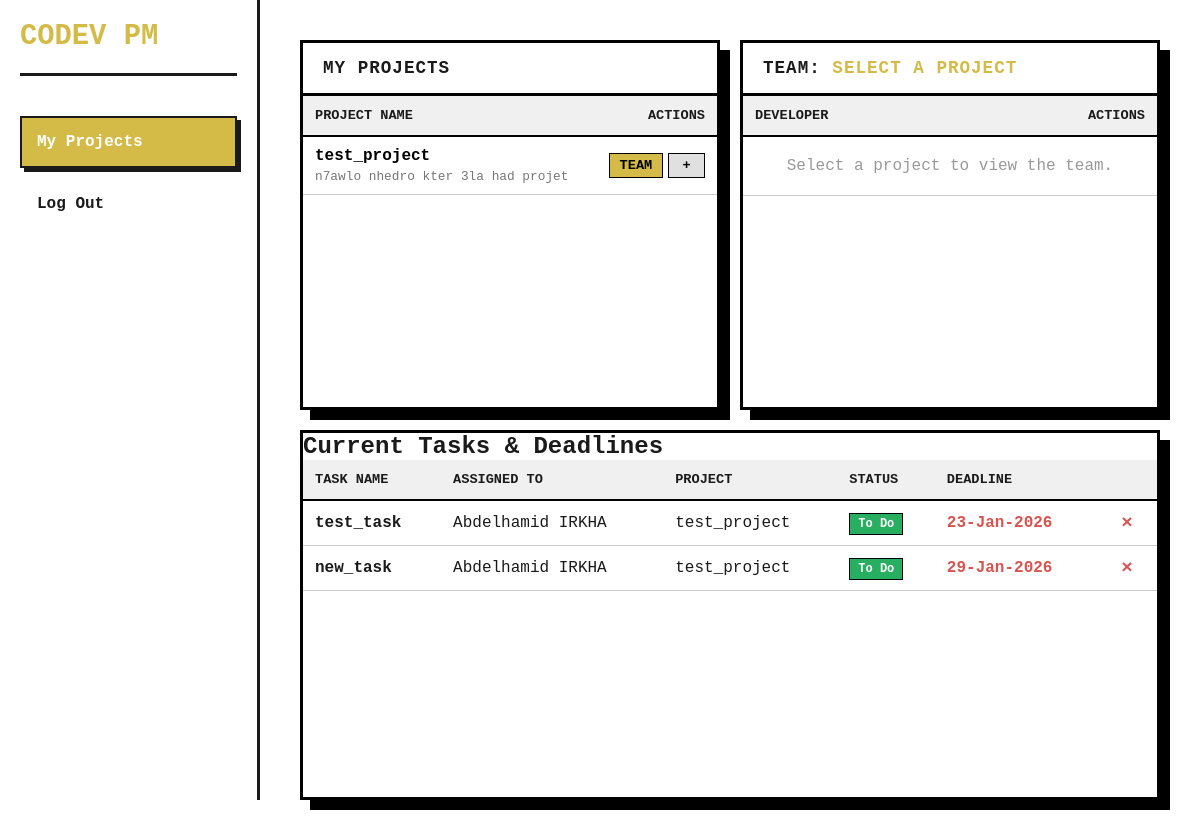
The app's page /pm_dash.php (signed in), older data.
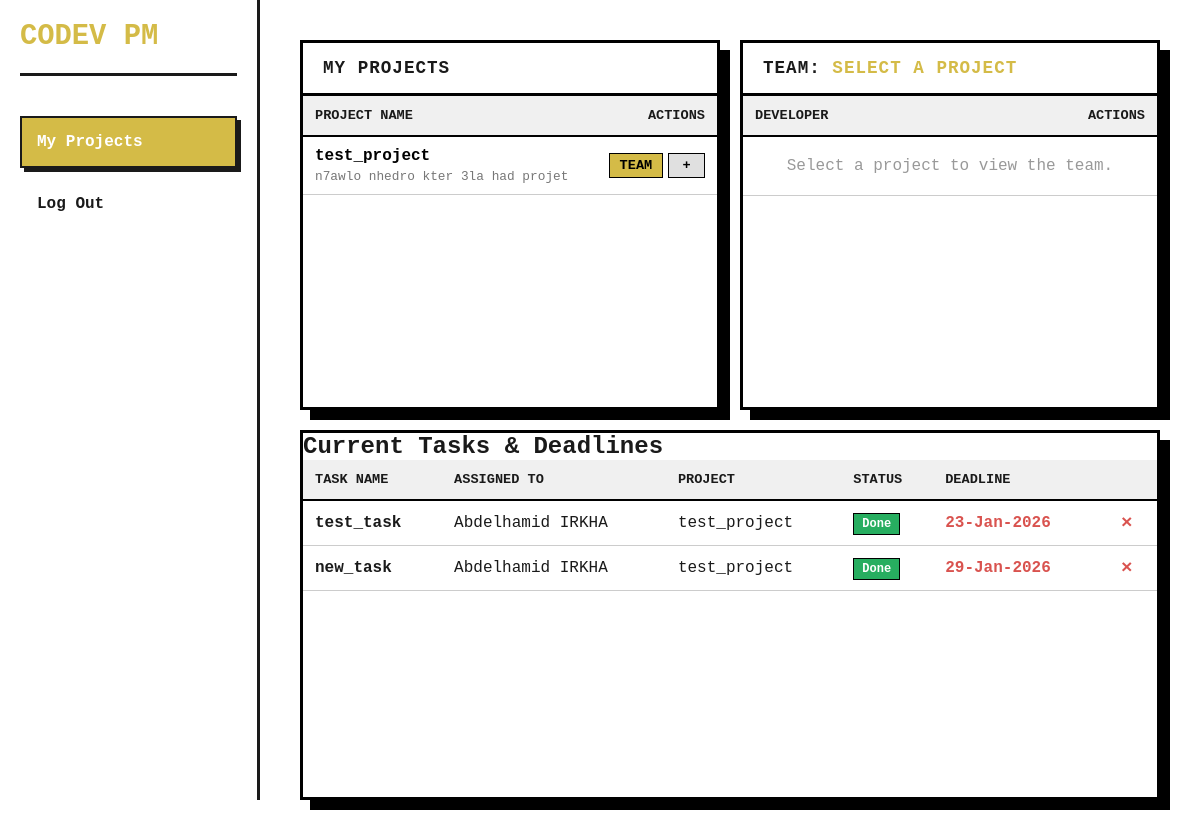
The same page, newer data.
### tables this page shows
CREATE TABLE "Tasks" (
    task_id INTEGER PRIMARY KEY AUTOINCREMENT,
    title TEXT NOT NULL,
    description TEXT,
    status TEXT CHECK (
        status IN ('To Do', 'In Progress', 'Done')
    ) DEFAULT 'To Do',
    project_id INTEGER NOT NULL,
    assigned_to INTEGER NOT NULL,
    deadline DATETIME NOT NULL,
    created_at DATETIME DEFAULT CURRENT_TIMESTAMP, -- New column replacing created_by
    FOREIGN KEY (project_id) REFERENCES Projects (project_id) ON DELETE CASCADE,
    FOREIGN KEY (assigned_to) REFERENCES Users (user_id)
);

CREATE TABLE Users (
    user_id INTEGER PRIMARY KEY AUTOINCREMENT,
    first_name TEXT NOT NULL,
    last_name TEXT NOT NULL,
    username TEXT NOT NULL UNIQUE,
    email TEXT NOT NULL UNIQUE,
    password_hash TEXT NOT NULL,
    role TEXT CHECK(role IN ('Admin', 'Project Manager', 'Developer')) NOT NULL
);

CREATE TABLE Projects (
    project_id INTEGER PRIMARY KEY AUTOINCREMENT,
    name TEXT NOT NULL,
    description TEXT,
    pm_id INTEGER NOT NULL,
    FOREIGN KEY (pm_id) REFERENCES Users(user_id) ON DELETE RESTRICT
);

### Includes/functions.php (called while the page is built, shortened)
<?php
    function get_db_connection(){
        $pdo = new PDO('sqlite:codev.db');
        return $pdo;
    }
    function get_pm_tasks($pm_id){
        $pdo = get_db_connection();
        $stmt = $pdo->prepare("SELECT t.*, p.name as project_name FROM tasks t
        JOIN projects p ON t.project_id = p.project_id
        WHERE p.pm_id = :pm_id");
        $stmt->bindValue(':pm_id', $pm_id);
        $stmt->execute();
        return $stmt->fetchAll();
    }
    function get_dev_by_id($user_id){
        $pdo = get_db_connection();
        $stmt = $pdo->prepare("SELECT * FROM users WHERE user_id = :user_id AND role = 'Developer'");
        $stmt->bindValue(':user_id', $user_id);
        $stmt->execute();
        return $stmt->fetch(PDO::FETCH_ASSOC);
    }
?>

### pm_tabs/home.php (the view, shortened to what the changed rows need)
<?php
    require_once "Includes/functions.php";
    $pm_id = $_SESSION['user_id'];
    $all_tasks = get_pm_tasks($pm_id);
?>
<div class="pm-container">
    <div class="pm-top-section">
        <div class="dev-card">
            <div class="scrollable-table">
                <table>
                    <thead>
                        <tr>
                            <th>Project Name</th>
                            <th style="text-align: right;">Actions</th>
                        </tr>
                    </thead>
                </table>
            </div>
        </div>
        <div class="dev-card">
            <div class="scrollable-table">
                <table>
                    <thead>
                        <tr>
                            <th>Developer</th>
                            <th style="text-align: right;">Actions</th>
                        </tr>
                    </thead>
                </table>
            </div>
        </div>
    </div>
    <div class="pm-bottom-section">
        <div class="dev-card">
            <h2>Current Tasks & Deadlines</h2>
            <div class="scrollable-table">
                <table>
                    <thead>
                        <tr>
                            <th>Task Name</th>
                            <th>Assigned To</th>
                            <th>Project</th>
                            <th>Status</th>
                            <th>Deadline</th>
                            <th></th>
                        </tr>
                    </thead>
                    <tbody>
                        <?php foreach($all_tasks as $task): ?>
                        <tr>
                            <td><strong><?= htmlspecialchars($task['title']) ?></strong></td>
                            <td><?= htmlspecialchars(get_dev_by_id($task['assigned_to'])['first_name'] . ' ' . get_dev_by_id($task['assigned_to'])['last_name']) ?></td>
                            <td><?= htmlspecialchars($task['project_name']) ?></td>
                            <td>
                                <span style="padding: 3px 8px; border: 1px solid #000; background: <?= ($task['status']=='Pending'?'#f39c12':($task['status']=='In Progress'?'#3498db':'#27ae60')) ?>; color: white; font-size: 0.75rem; font-weight: bold;">
                                    <?= htmlspecialchars($task['status']) ?>
                                </span>
                            </td>
                            <td style="color: #d9534f; font-weight: bold;">
                                <?= htmlspecialchars(date('j-M-Y',$task['deadline'])) ?>
                            </td>
                            <td style="text-align: center; vertical-align: middle;">
                                <a href="?page=home&action=delete_task&task_id=<?= $task['task_id'] ?><?= isset($_GET['view_team']) ? '&view_team='.$_GET['view_team'] : '' ?>"
                                onclick="return confirm('Are you sure you want to delete this task?');"
                                title="Delete Task"
                                style="display: flex; align-items: center; justify-content: center; width: 24px; height: 24px; border-radius: 4px; color: #d9534f; font-weight: bold; text-decoration: none; font-size: 1.2rem; margin: 0 auto;">
                                &times;
                                </a>
                            </td>
                        </tr>
                        <?php endforeach; ?>
                    </tbody>
                </table>
            </div>
        </div>
    </div>
</div>

Row changes from the older to the newer data that the page shows:
changed tasks "test_task": status "To Do" → "Done"
changed tasks "new_task": status "To Do" → "Done"
